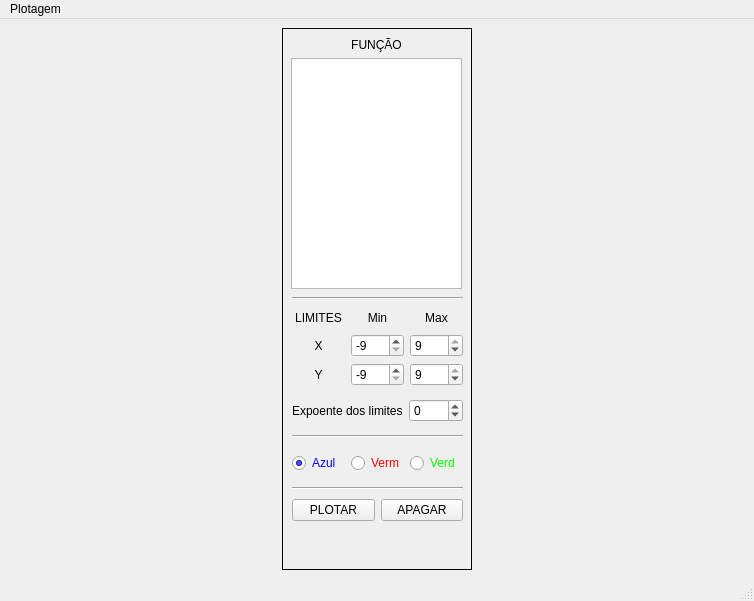
<?xml version="1.0" encoding="UTF-8"?>
<ui version="4.0">
 <class>MainPlotador</class>
 <widget class="QMainWindow" name="MainPlotador">
  <property name="geometry">
   <rect>
    <x>0</x>
    <y>0</y>
    <width>754</width>
    <height>601</height>
   </rect>
  </property>
  <property name="windowTitle">
   <string>Plotador de Funções</string>
  </property>
  <widget class="QWidget" name="centralwidget">
   <layout class="QHBoxLayout" name="horizontalLayout">
    <item>
     <widget class="QFrame" name="frame">
      <property name="sizePolicy">
       <sizepolicy hsizetype="Fixed" vsizetype="MinimumExpanding">
        <horstretch>0</horstretch>
        <verstretch>0</verstretch>
       </sizepolicy>
      </property>
      <property name="minimumSize">
       <size>
        <width>190</width>
        <height>540</height>
       </size>
      </property>
      <property name="frameShape">
       <enum>QFrame::Shape::Box</enum>
      </property>
      <property name="frameShadow">
       <enum>QFrame::Shadow::Plain</enum>
      </property>
      <widget class="QWidget" name="verticalLayoutWidget">
       <property name="geometry">
        <rect>
         <x>-1</x>
         <y>0</y>
         <width>191</width>
         <height>271</height>
        </rect>
       </property>
       <layout class="QVBoxLayout" name="layoutFuncao">
        <property name="leftMargin">
         <number>10</number>
        </property>
        <property name="topMargin">
         <number>10</number>
        </property>
        <property name="rightMargin">
         <number>10</number>
        </property>
        <property name="bottomMargin">
         <number>10</number>
        </property>
        <item>
         <widget class="QLabel" name="labelFuncao">
          <property name="text">
           <string>FUNÇÃO</string>
          </property>
          <property name="alignment">
           <set>Qt::AlignmentFlag::AlignCenter</set>
          </property>
         </widget>
        </item>
        <item>
         <widget class="QPlainTextEdit" name="textoFuncao">
          <property name="readOnly">
           <bool>true</bool>
          </property>
         </widget>
        </item>
       </layout>
      </widget>
      <widget class="Line" name="line1">
       <property name="geometry">
        <rect>
         <x>10</x>
         <y>260</y>
         <width>171</width>
         <height>20</height>
        </rect>
       </property>
       <property name="orientation">
        <enum>Qt::Orientation::Horizontal</enum>
       </property>
      </widget>
      <widget class="QWidget" name="gridLayoutWidget">
       <property name="geometry">
        <rect>
         <x>0</x>
         <y>270</y>
         <width>191</width>
         <height>98</height>
        </rect>
       </property>
       <layout class="QGridLayout" name="gridLimites">
        <property name="leftMargin">
         <number>10</number>
        </property>
        <property name="topMargin">
         <number>10</number>
        </property>
        <property name="rightMargin">
         <number>10</number>
        </property>
        <property name="bottomMargin">
         <number>10</number>
        </property>
        <item row="0" column="1">
         <widget class="QLabel" name="labelMin">
          <property name="text">
           <string>Min</string>
          </property>
          <property name="alignment">
           <set>Qt::AlignmentFlag::AlignCenter</set>
          </property>
         </widget>
        </item>
        <item row="1" column="0">
         <widget class="QLabel" name="labelX">
          <property name="text">
           <string>X</string>
          </property>
          <property name="alignment">
           <set>Qt::AlignmentFlag::AlignCenter</set>
          </property>
         </widget>
        </item>
        <item row="0" column="2">
         <widget class="QLabel" name="labelMax">
          <property name="text">
           <string>Max</string>
          </property>
          <property name="alignment">
           <set>Qt::AlignmentFlag::AlignCenter</set>
          </property>
         </widget>
        </item>
        <item row="0" column="0">
         <widget class="QLabel" name="labelLimites">
          <property name="text">
           <string>LIMITES</string>
          </property>
          <property name="alignment">
           <set>Qt::AlignmentFlag::AlignCenter</set>
          </property>
         </widget>
        </item>
        <item row="1" column="1">
         <widget class="QSpinBox" name="spinMinX">
          <property name="minimum">
           <number>-9</number>
          </property>
          <property name="maximum">
           <number>8</number>
          </property>
          <property name="value">
           <number>-9</number>
          </property>
         </widget>
        </item>
        <item row="1" column="2">
         <widget class="QSpinBox" name="spinMaxX">
          <property name="minimum">
           <number>-8</number>
          </property>
          <property name="maximum">
           <number>9</number>
          </property>
          <property name="value">
           <number>9</number>
          </property>
         </widget>
        </item>
        <item row="2" column="0">
         <widget class="QLabel" name="labelY">
          <property name="text">
           <string>Y</string>
          </property>
          <property name="alignment">
           <set>Qt::AlignmentFlag::AlignCenter</set>
          </property>
         </widget>
        </item>
        <item row="2" column="1">
         <widget class="QSpinBox" name="spinMinY">
          <property name="minimum">
           <number>-9</number>
          </property>
          <property name="maximum">
           <number>8</number>
          </property>
          <property name="value">
           <number>-9</number>
          </property>
         </widget>
        </item>
        <item row="2" column="2">
         <widget class="QSpinBox" name="spinMaxY">
          <property name="minimum">
           <number>-8</number>
          </property>
          <property name="maximum">
           <number>9</number>
          </property>
          <property name="value">
           <number>9</number>
          </property>
         </widget>
        </item>
       </layout>
      </widget>
      <widget class="Line" name="line2">
       <property name="geometry">
        <rect>
         <x>10</x>
         <y>400</y>
         <width>171</width>
         <height>16</height>
        </rect>
       </property>
       <property name="orientation">
        <enum>Qt::Orientation::Horizontal</enum>
       </property>
      </widget>
      <widget class="QWidget" name="gridLayoutWidget_2">
       <property name="geometry">
        <rect>
         <x>0</x>
         <y>410</y>
         <width>191</width>
         <height>51</height>
        </rect>
       </property>
       <layout class="QGridLayout" name="gridCores">
        <property name="leftMargin">
         <number>10</number>
        </property>
        <property name="topMargin">
         <number>10</number>
        </property>
        <property name="rightMargin">
         <number>10</number>
        </property>
        <property name="bottomMargin">
         <number>10</number>
        </property>
        <item row="0" column="2">
         <widget class="QRadioButton" name="radioVerde">
          <property name="styleSheet">
           <string notr="true">color:rgb(0, 255, 0)</string>
          </property>
          <property name="text">
           <string>Verd</string>
          </property>
         </widget>
        </item>
        <item row="0" column="0">
         <widget class="QRadioButton" name="radioAzul">
          <property name="styleSheet">
           <string notr="true">color: rgb(0, 0, 255);</string>
          </property>
          <property name="text">
           <string>Azul</string>
          </property>
          <property name="checked">
           <bool>true</bool>
          </property>
         </widget>
        </item>
        <item row="0" column="1">
         <widget class="QRadioButton" name="radioVermelho">
          <property name="styleSheet">
           <string notr="true">color: rgb(255, 0, 0);</string>
          </property>
          <property name="text">
           <string>Verm</string>
          </property>
         </widget>
        </item>
       </layout>
      </widget>
      <widget class="Line" name="line">
       <property name="geometry">
        <rect>
         <x>10</x>
         <y>450</y>
         <width>171</width>
         <height>20</height>
        </rect>
       </property>
       <property name="orientation">
        <enum>Qt::Orientation::Horizontal</enum>
       </property>
      </widget>
      <widget class="QWidget" name="layoutWidget">
       <property name="geometry">
        <rect>
         <x>0</x>
         <y>360</y>
         <width>191</width>
         <height>45</height>
        </rect>
       </property>
       <layout class="QHBoxLayout" name="layoutExpoente">
        <property name="leftMargin">
         <number>10</number>
        </property>
        <property name="topMargin">
         <number>10</number>
        </property>
        <property name="rightMargin">
         <number>10</number>
        </property>
        <property name="bottomMargin">
         <number>10</number>
        </property>
        <item>
         <widget class="QLabel" name="labelExpoente">
          <property name="text">
           <string>Expoente dos limites</string>
          </property>
         </widget>
        </item>
        <item>
         <widget class="QSpinBox" name="spinExpoente">
          <property name="minimum">
           <number>-9</number>
          </property>
          <property name="maximum">
           <number>9</number>
          </property>
         </widget>
        </item>
       </layout>
      </widget>
      <widget class="QWidget" name="layoutWidget">
       <property name="geometry">
        <rect>
         <x>0</x>
         <y>460</y>
         <width>191</width>
         <height>44</height>
        </rect>
       </property>
       <layout class="QHBoxLayout" name="layoutBotoes">
        <property name="leftMargin">
         <number>10</number>
        </property>
        <property name="topMargin">
         <number>10</number>
        </property>
        <property name="rightMargin">
         <number>10</number>
        </property>
        <property name="bottomMargin">
         <number>10</number>
        </property>
        <item>
         <widget class="QPushButton" name="pushPlotar">
          <property name="text">
           <string>PLOTAR</string>
          </property>
         </widget>
        </item>
        <item>
         <widget class="QPushButton" name="pushApagar">
          <property name="text">
           <string>APAGAR</string>
          </property>
         </widget>
        </item>
       </layout>
      </widget>
     </widget>
    </item>
   </layout>
  </widget>
  <widget class="QMenuBar" name="menubar">
   <property name="geometry">
    <rect>
     <x>0</x>
     <y>0</y>
     <width>754</width>
     <height>21</height>
    </rect>
   </property>
   <widget class="QMenu" name="menuPlotagem">
    <property name="title">
     <string>Plotagem</string>
    </property>
    <addaction name="actionFun_o"/>
    <addaction name="actionPlotar"/>
    <addaction name="actionApagar"/>
    <addaction name="separator"/>
    <addaction name="actionSair"/>
   </widget>
   <addaction name="menuPlotagem"/>
  </widget>
  <widget class="QStatusBar" name="statusbar"/>
  <action name="actionFun_o">
   <property name="text">
    <string>Função...</string>
   </property>
  </action>
  <action name="actionPlotar">
   <property name="text">
    <string>Plotar</string>
   </property>
  </action>
  <action name="actionApagar">
   <property name="text">
    <string>Apagar</string>
   </property>
  </action>
  <action name="actionSair">
   <property name="text">
    <string>Sair</string>
   </property>
  </action>
 </widget>
 <resources/>
 <connections/>
</ui>
